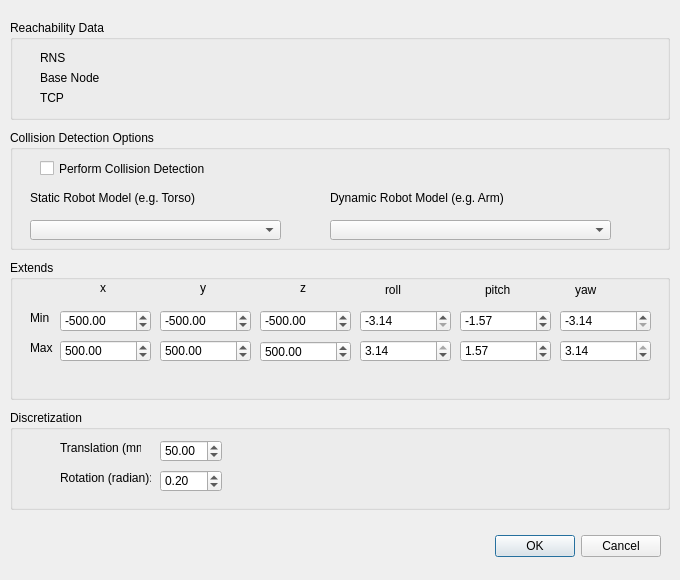
<?xml version="1.0" encoding="UTF-8"?>
<ui version="4.0">
 <class>ReachabilityCreate</class>
 <widget class="QDialog" name="ReachabilityCreate">
  <property name="windowModality">
   <enum>Qt::NonModal</enum>
  </property>
  <property name="geometry">
   <rect>
    <x>0</x>
    <y>0</y>
    <width>680</width>
    <height>580</height>
   </rect>
  </property>
  <property name="sizePolicy">
   <sizepolicy hsizetype="Fixed" vsizetype="Fixed">
    <horstretch>0</horstretch>
    <verstretch>0</verstretch>
   </sizepolicy>
  </property>
  <property name="minimumSize">
   <size>
    <width>680</width>
    <height>580</height>
   </size>
  </property>
  <property name="baseSize">
   <size>
    <width>680</width>
    <height>580</height>
   </size>
  </property>
  <property name="windowTitle">
   <string>Create Reachability Data</string>
  </property>
  <property name="modal">
   <bool>true</bool>
  </property>
  <widget class="QDialogButtonBox" name="buttonBox">
   <property name="geometry">
    <rect>
     <x>320</x>
     <y>530</y>
     <width>341</width>
     <height>32</height>
    </rect>
   </property>
   <property name="orientation">
    <enum>Qt::Horizontal</enum>
   </property>
   <property name="standardButtons">
    <set>QDialogButtonBox::Cancel|QDialogButtonBox::Ok</set>
   </property>
  </widget>
  <widget class="QGroupBox" name="groupBox_3">
   <property name="geometry">
    <rect>
     <x>10</x>
     <y>410</y>
     <width>660</width>
     <height>100</height>
    </rect>
   </property>
   <property name="sizePolicy">
    <sizepolicy hsizetype="Fixed" vsizetype="Fixed">
     <horstretch>0</horstretch>
     <verstretch>0</verstretch>
    </sizepolicy>
   </property>
   <property name="minimumSize">
    <size>
     <width>660</width>
     <height>100</height>
    </size>
   </property>
   <property name="title">
    <string>Discretization</string>
   </property>
   <widget class="QLabel" name="label_5">
    <property name="geometry">
     <rect>
      <x>50</x>
      <y>30</y>
      <width>81</width>
      <height>16</height>
     </rect>
    </property>
    <property name="text">
     <string>Translation (mm):</string>
    </property>
   </widget>
   <widget class="QLabel" name="label_6">
    <property name="geometry">
     <rect>
      <x>50</x>
      <y>60</y>
      <width>91</width>
      <height>16</height>
     </rect>
    </property>
    <property name="text">
     <string>Rotation (radian):</string>
    </property>
   </widget>
   <widget class="QDoubleSpinBox" name="doubleSpinBoxDiscrTrans">
    <property name="geometry">
     <rect>
      <x>150</x>
      <y>30</y>
      <width>62</width>
      <height>22</height>
     </rect>
    </property>
    <property name="minimum">
     <double>1.000000000000000</double>
    </property>
    <property name="maximum">
     <double>1000.000000000000000</double>
    </property>
    <property name="value">
     <double>50.000000000000000</double>
    </property>
   </widget>
   <widget class="QDoubleSpinBox" name="doubleSpinBoxDiscrRot">
    <property name="geometry">
     <rect>
      <x>150</x>
      <y>60</y>
      <width>62</width>
      <height>22</height>
     </rect>
    </property>
    <property name="minimum">
     <double>0.010000000000000</double>
    </property>
    <property name="maximum">
     <double>3.140000000000000</double>
    </property>
    <property name="singleStep">
     <double>0.010000000000000</double>
    </property>
    <property name="value">
     <double>0.200000000000000</double>
    </property>
   </widget>
  </widget>
  <widget class="QGroupBox" name="groupBox_2">
   <property name="geometry">
    <rect>
     <x>10</x>
     <y>260</y>
     <width>660</width>
     <height>140</height>
    </rect>
   </property>
   <property name="sizePolicy">
    <sizepolicy hsizetype="Fixed" vsizetype="Fixed">
     <horstretch>0</horstretch>
     <verstretch>0</verstretch>
    </sizepolicy>
   </property>
   <property name="minimumSize">
    <size>
     <width>660</width>
     <height>140</height>
    </size>
   </property>
   <property name="title">
    <string>Extends</string>
   </property>
   <widget class="QLabel" name="label_3">
    <property name="geometry">
     <rect>
      <x>90</x>
      <y>20</y>
      <width>16</width>
      <height>16</height>
     </rect>
    </property>
    <property name="text">
     <string>x</string>
    </property>
   </widget>
   <widget class="QLabel" name="label_4">
    <property name="geometry">
     <rect>
      <x>20</x>
      <y>50</y>
      <width>31</width>
      <height>16</height>
     </rect>
    </property>
    <property name="text">
     <string>Min</string>
    </property>
   </widget>
   <widget class="QDoubleSpinBox" name="doubleSpinBoxMinX">
    <property name="geometry">
     <rect>
      <x>50</x>
      <y>50</y>
      <width>91</width>
      <height>22</height>
     </rect>
    </property>
    <property name="minimum">
     <double>-10000.000000000000000</double>
    </property>
    <property name="maximum">
     <double>10000.000000000000000</double>
    </property>
    <property name="singleStep">
     <double>0.100000000000000</double>
    </property>
    <property name="value">
     <double>-500.000000000000000</double>
    </property>
   </widget>
   <widget class="QLabel" name="label_7">
    <property name="geometry">
     <rect>
      <x>20</x>
      <y>80</y>
      <width>31</width>
      <height>16</height>
     </rect>
    </property>
    <property name="text">
     <string>Max</string>
    </property>
   </widget>
   <widget class="QDoubleSpinBox" name="doubleSpinBoxMaxX">
    <property name="geometry">
     <rect>
      <x>50</x>
      <y>80</y>
      <width>91</width>
      <height>22</height>
     </rect>
    </property>
    <property name="minimum">
     <double>-10000.000000000000000</double>
    </property>
    <property name="maximum">
     <double>10000.000000000000000</double>
    </property>
    <property name="singleStep">
     <double>0.100000000000000</double>
    </property>
    <property name="value">
     <double>500.000000000000000</double>
    </property>
   </widget>
   <widget class="QLabel" name="label_8">
    <property name="geometry">
     <rect>
      <x>190</x>
      <y>20</y>
      <width>16</width>
      <height>16</height>
     </rect>
    </property>
    <property name="text">
     <string>y</string>
    </property>
   </widget>
   <widget class="QDoubleSpinBox" name="doubleSpinBoxMaxY">
    <property name="geometry">
     <rect>
      <x>150</x>
      <y>80</y>
      <width>91</width>
      <height>22</height>
     </rect>
    </property>
    <property name="minimum">
     <double>-10000.000000000000000</double>
    </property>
    <property name="maximum">
     <double>10000.000000000000000</double>
    </property>
    <property name="singleStep">
     <double>0.100000000000000</double>
    </property>
    <property name="value">
     <double>500.000000000000000</double>
    </property>
   </widget>
   <widget class="QDoubleSpinBox" name="doubleSpinBoxMinY">
    <property name="geometry">
     <rect>
      <x>150</x>
      <y>50</y>
      <width>91</width>
      <height>22</height>
     </rect>
    </property>
    <property name="minimum">
     <double>-10000.000000000000000</double>
    </property>
    <property name="maximum">
     <double>10000.000000000000000</double>
    </property>
    <property name="singleStep">
     <double>0.100000000000000</double>
    </property>
    <property name="value">
     <double>-500.000000000000000</double>
    </property>
   </widget>
   <widget class="QLabel" name="label_9">
    <property name="geometry">
     <rect>
      <x>290</x>
      <y>20</y>
      <width>16</width>
      <height>16</height>
     </rect>
    </property>
    <property name="text">
     <string>z</string>
    </property>
   </widget>
   <widget class="QDoubleSpinBox" name="doubleSpinBoxMaxZ">
    <property name="geometry">
     <rect>
      <x>250</x>
      <y>81</y>
      <width>91</width>
      <height>21</height>
     </rect>
    </property>
    <property name="minimum">
     <double>-10000.000000000000000</double>
    </property>
    <property name="maximum">
     <double>10000.000000000000000</double>
    </property>
    <property name="singleStep">
     <double>0.100000000000000</double>
    </property>
    <property name="value">
     <double>500.000000000000000</double>
    </property>
   </widget>
   <widget class="QDoubleSpinBox" name="doubleSpinBoxMinZ">
    <property name="geometry">
     <rect>
      <x>250</x>
      <y>50</y>
      <width>91</width>
      <height>22</height>
     </rect>
    </property>
    <property name="minimum">
     <double>-10000.000000000000000</double>
    </property>
    <property name="maximum">
     <double>10000.000000000000000</double>
    </property>
    <property name="singleStep">
     <double>0.100000000000000</double>
    </property>
    <property name="value">
     <double>-500.000000000000000</double>
    </property>
   </widget>
   <widget class="QLabel" name="label_10">
    <property name="geometry">
     <rect>
      <x>375</x>
      <y>20</y>
      <width>31</width>
      <height>20</height>
     </rect>
    </property>
    <property name="text">
     <string>roll</string>
    </property>
   </widget>
   <widget class="QDoubleSpinBox" name="doubleSpinBoxMaxRo">
    <property name="geometry">
     <rect>
      <x>350</x>
      <y>80</y>
      <width>91</width>
      <height>22</height>
     </rect>
    </property>
    <property name="minimum">
     <double>-3.140000000000000</double>
    </property>
    <property name="maximum">
     <double>3.140000000000000</double>
    </property>
    <property name="singleStep">
     <double>0.010000000000000</double>
    </property>
    <property name="value">
     <double>3.140000000000000</double>
    </property>
   </widget>
   <widget class="QDoubleSpinBox" name="doubleSpinBoxMinRo">
    <property name="geometry">
     <rect>
      <x>350</x>
      <y>50</y>
      <width>91</width>
      <height>22</height>
     </rect>
    </property>
    <property name="minimum">
     <double>-3.140000000000000</double>
    </property>
    <property name="maximum">
     <double>3.140000000000000</double>
    </property>
    <property name="singleStep">
     <double>0.010000000000000</double>
    </property>
    <property name="value">
     <double>-3.140000000000000</double>
    </property>
   </widget>
   <widget class="QLabel" name="label_11">
    <property name="geometry">
     <rect>
      <x>475</x>
      <y>20</y>
      <width>31</width>
      <height>20</height>
     </rect>
    </property>
    <property name="text">
     <string>pitch</string>
    </property>
   </widget>
   <widget class="QDoubleSpinBox" name="doubleSpinBoxMaxPi">
    <property name="geometry">
     <rect>
      <x>450</x>
      <y>80</y>
      <width>91</width>
      <height>22</height>
     </rect>
    </property>
    <property name="minimum">
     <double>-3.140000000000000</double>
    </property>
    <property name="maximum">
     <double>3.140000000000000</double>
    </property>
    <property name="singleStep">
     <double>0.010000000000000</double>
    </property>
    <property name="value">
     <double>1.570000000000000</double>
    </property>
   </widget>
   <widget class="QDoubleSpinBox" name="doubleSpinBoxMinPi">
    <property name="geometry">
     <rect>
      <x>450</x>
      <y>50</y>
      <width>91</width>
      <height>22</height>
     </rect>
    </property>
    <property name="minimum">
     <double>-3.140000000000000</double>
    </property>
    <property name="maximum">
     <double>3.140000000000000</double>
    </property>
    <property name="singleStep">
     <double>0.010000000000000</double>
    </property>
    <property name="value">
     <double>-1.570000000000000</double>
    </property>
   </widget>
   <widget class="QLabel" name="label_12">
    <property name="geometry">
     <rect>
      <x>565</x>
      <y>20</y>
      <width>41</width>
      <height>20</height>
     </rect>
    </property>
    <property name="text">
     <string>yaw</string>
    </property>
   </widget>
   <widget class="QDoubleSpinBox" name="doubleSpinBoxMaxYa">
    <property name="geometry">
     <rect>
      <x>550</x>
      <y>80</y>
      <width>91</width>
      <height>22</height>
     </rect>
    </property>
    <property name="minimum">
     <double>-3.140000000000000</double>
    </property>
    <property name="maximum">
     <double>3.140000000000000</double>
    </property>
    <property name="singleStep">
     <double>0.010000000000000</double>
    </property>
    <property name="value">
     <double>3.140000000000000</double>
    </property>
   </widget>
   <widget class="QDoubleSpinBox" name="doubleSpinBoxMinYa">
    <property name="geometry">
     <rect>
      <x>550</x>
      <y>50</y>
      <width>91</width>
      <height>22</height>
     </rect>
    </property>
    <property name="minimum">
     <double>-3.140000000000000</double>
    </property>
    <property name="maximum">
     <double>3.140000000000000</double>
    </property>
    <property name="singleStep">
     <double>0.010000000000000</double>
    </property>
    <property name="value">
     <double>-3.140000000000000</double>
    </property>
   </widget>
  </widget>
  <widget class="QGroupBox" name="groupBox_4">
   <property name="geometry">
    <rect>
     <x>10</x>
     <y>20</y>
     <width>660</width>
     <height>100</height>
    </rect>
   </property>
   <property name="sizePolicy">
    <sizepolicy hsizetype="Fixed" vsizetype="Fixed">
     <horstretch>0</horstretch>
     <verstretch>0</verstretch>
    </sizepolicy>
   </property>
   <property name="minimumSize">
    <size>
     <width>660</width>
     <height>100</height>
    </size>
   </property>
   <property name="title">
    <string>Reachability Data</string>
   </property>
   <widget class="QLabel" name="labelBaseNode">
    <property name="geometry">
     <rect>
      <x>30</x>
      <y>50</y>
      <width>391</width>
      <height>16</height>
     </rect>
    </property>
    <property name="text">
     <string>Base Node</string>
    </property>
   </widget>
   <widget class="QLabel" name="labelTCP">
    <property name="geometry">
     <rect>
      <x>30</x>
      <y>70</y>
      <width>391</width>
      <height>16</height>
     </rect>
    </property>
    <property name="text">
     <string>TCP</string>
    </property>
   </widget>
   <widget class="QLabel" name="labelRNS">
    <property name="geometry">
     <rect>
      <x>30</x>
      <y>30</y>
      <width>391</width>
      <height>16</height>
     </rect>
    </property>
    <property name="text">
     <string>RNS</string>
    </property>
   </widget>
  </widget>
  <widget class="QGroupBox" name="groupBox">
   <property name="geometry">
    <rect>
     <x>10</x>
     <y>130</y>
     <width>660</width>
     <height>120</height>
    </rect>
   </property>
   <property name="sizePolicy">
    <sizepolicy hsizetype="Fixed" vsizetype="Fixed">
     <horstretch>0</horstretch>
     <verstretch>0</verstretch>
    </sizepolicy>
   </property>
   <property name="minimumSize">
    <size>
     <width>660</width>
     <height>120</height>
    </size>
   </property>
   <property name="title">
    <string>Collision Detection Options</string>
   </property>
   <widget class="QComboBox" name="comboBoxColModelStatic">
    <property name="geometry">
     <rect>
      <x>20</x>
      <y>90</y>
      <width>251</width>
      <height>20</height>
     </rect>
    </property>
   </widget>
   <widget class="QLabel" name="label">
    <property name="geometry">
     <rect>
      <x>20</x>
      <y>60</y>
      <width>181</width>
      <height>16</height>
     </rect>
    </property>
    <property name="text">
     <string>Static Robot Model (e.g. Torso)</string>
    </property>
   </widget>
   <widget class="QLabel" name="label_2">
    <property name="geometry">
     <rect>
      <x>320</x>
      <y>60</y>
      <width>221</width>
      <height>16</height>
     </rect>
    </property>
    <property name="text">
     <string>Dynamic Robot Model (e.g. Arm)</string>
    </property>
   </widget>
   <widget class="QComboBox" name="comboBoxColModelDynamic">
    <property name="geometry">
     <rect>
      <x>320</x>
      <y>90</y>
      <width>281</width>
      <height>20</height>
     </rect>
    </property>
   </widget>
   <widget class="QCheckBox" name="checkBoxColDetecion">
    <property name="geometry">
     <rect>
      <x>30</x>
      <y>30</y>
      <width>261</width>
      <height>17</height>
     </rect>
    </property>
    <property name="text">
     <string>Perform Collision Detection</string>
    </property>
   </widget>
  </widget>
 </widget>
 <resources/>
 <connections>
  <connection>
   <sender>buttonBox</sender>
   <signal>accepted()</signal>
   <receiver>ReachabilityCreate</receiver>
   <slot>accept()</slot>
   <hints>
    <hint type="sourcelabel">
     <x>248</x>
     <y>254</y>
    </hint>
    <hint type="destinationlabel">
     <x>157</x>
     <y>274</y>
    </hint>
   </hints>
  </connection>
  <connection>
   <sender>buttonBox</sender>
   <signal>rejected()</signal>
   <receiver>ReachabilityCreate</receiver>
   <slot>reject()</slot>
   <hints>
    <hint type="sourcelabel">
     <x>316</x>
     <y>260</y>
    </hint>
    <hint type="destinationlabel">
     <x>286</x>
     <y>274</y>
    </hint>
   </hints>
  </connection>
 </connections>
</ui>
